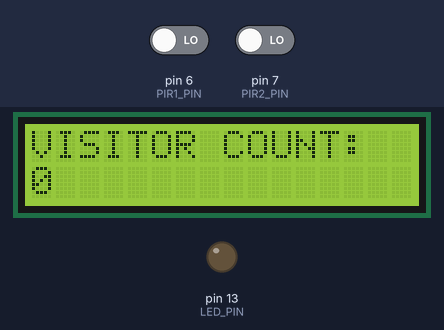
Simulated run of this sketch. Board: Arduino Uno, built with avr-gcc and run on an emulated ATmega328P. Shown: 16×2 character LCD, output pins drawn as LEDs (lit = HIGH). Inputs (shaded band) come from the test bench; at power-on: pin 6 (PIR1_PIN) LOW, pin 7 (PIR2_PIN) LOW. What the sketch prints to the serial monitor is not drawn.

Above: at 1.2 s.
1.3 s: pin 6 (PIR1_PIN) driven HIGH
At 4.1 s:
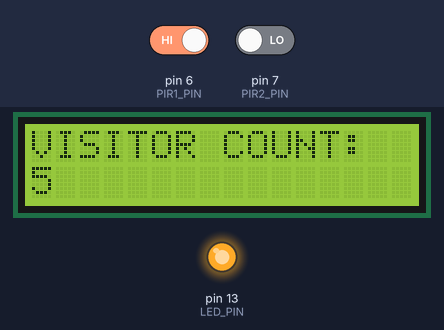
4.3 s: pin 7 (PIR2_PIN) driven HIGH
5.8 s: pin 7 (PIR2_PIN) driven LOW
At 8.2 s:
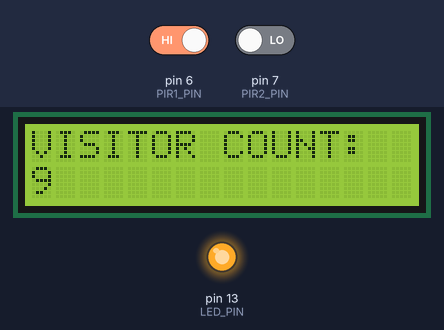
8.3 s: pin 6 (PIR1_PIN) driven LOW and pin 7 (PIR2_PIN) driven HIGH
At 9.7 s:
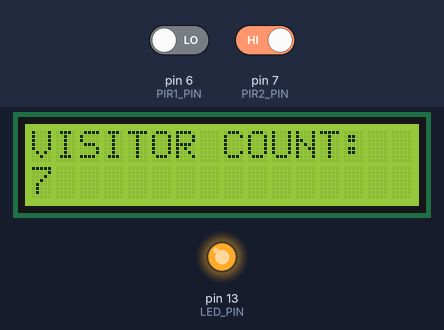
Timing chart, 0 to 11.3 s (numbered marks = the images above; inputs shaded):
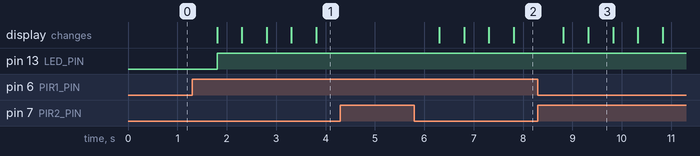

Measured:
- after the input at 1.3 s, pin 13 (LED_PIN): LOW → HIGH after 0.50 s; the display: first changes after 0.50 s (image 1 shows a later state)
- after the input at 4.3 s, every drawn part: stays the same
- after the input at 5.8 s, the display: first changes after 0.50 s (image 2 shows a later state)
- what the display in image 3 shows lasts 0.5 s, from 9.3 s to 9.8 s

The sketch:

Final_Code.ino
```cpp
#define PIR1_PIN 6  // PIR sensor 1 pin
#define PIR2_PIN 7  // PIR sensor 2 pin
#define LED_PIN 13  // LED pin

#include <LiquidCrystal.h>


// initialize the library by associating any needed LCD interface pin

// with the arduino pin number it is connected to

const int rs = 12, en = 11, d4 = 5, d5 = 4, d6 = 3, d7 = 2;
int x = 0;
LiquidCrystal lcd(rs, en, d4, d5, d6, d7);


int counter = 0;  // Counter variable

void setup() {
  pinMode(LED_PIN, OUTPUT);
  Serial.begin(9600);
  pinMode(PIR1_PIN, INPUT);
  pinMode(PIR2_PIN, INPUT);

  // following function set up the LCD columns and rows:
  lcd.begin(16, 2);

}

void loop() {
  int pir1State = digitalRead(PIR1_PIN);
  int pir2State = digitalRead(PIR2_PIN);

  lcd.setCursor(0,0); // set the cursor position
  lcd.print("VISITOR COUNT:"); //print the string on cursor position

  // Detect people entering the room
  if (pir1State == HIGH && pir2State == LOW) {
    delay(500);  // debounce delay
    if (digitalRead(PIR2_PIN) == LOW) {
      counter++;
      Serial.println("Person entered!");
      Serial.println(counter);
    }
  }

  // Detect people leaving the room
  if (pir2State == HIGH && pir1State == LOW) {
    delay(500);  // debounce delay
    if (digitalRead(PIR1_PIN) == LOW) {
      if(counter>0){
        counter--;
      }

      Serial.println("Person left!");
      Serial.println(counter);

    }
  }

  lcd.setCursor(0,1);

  // Update the LED based on the counter value
  if (counter > 0) {
    digitalWrite(LED_PIN, HIGH);
    lcd.print(counter);

  } else {
    digitalWrite(LED_PIN, LOW);
    lcd.print(0);

  }


}
```
